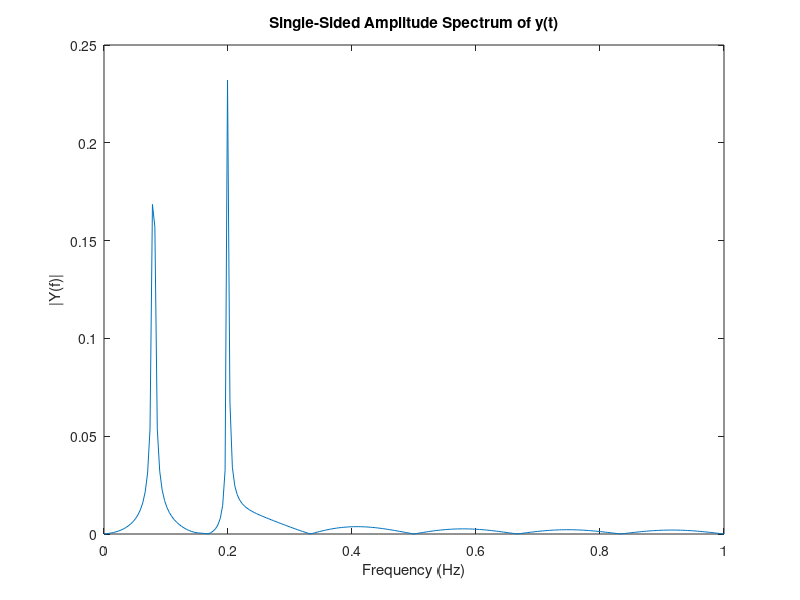

Write MATLAB code to recreate this figure.
clc; clear; close all;

Ax = 0.25; Ay = 0.25;
fx = 0.04;
fy = 0.10;
L = 500;
n = 0:1:L-1;
d = Ax * cos(2*pi*fx*n) + Ay*cos(2*pi*fy*n);

Fs= 2; % insert here your frequency sampling in Hz


L=length(d); 
NFFT = 2^nextpow2(L);
Y  = fft(d,NFFT)/L;
f = Fs/2*linspace(0,1,NFFT/2+1);
plot(f,2*abs(Y(1:NFFT/2+1))) 
title('Single-Sided Amplitude Spectrum of y(t)')
xlabel('Frequency (Hz)')
ylabel('|Y(f)|')